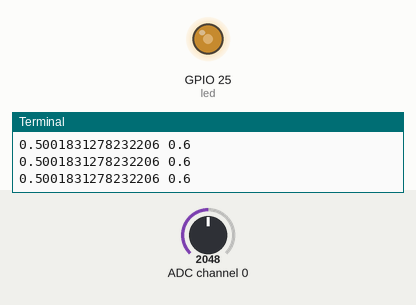
A program run on a simulated Raspberry Pi (BCM pin numbers). Shown: output pins drawn as LEDs (lit = HIGH), the last lines printed to the terminal. The inputs (shaded band) are chosen by the test bench; at power-on: ADC channel 0 = 2048 (analog values on the 0–4095 scale).

Above: at 1.2 s.
1.3 s: ADC channel 0 set to 2866
At 1.8 s:
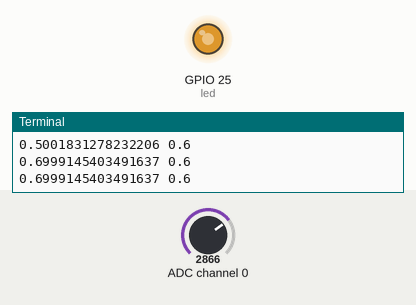
2.9 s: ADC channel 0 set to 3603
At 4.2 s:
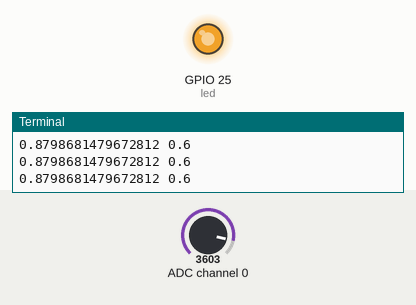
4.5 s: ADC channel 0 set to 491
At 5.7 s:
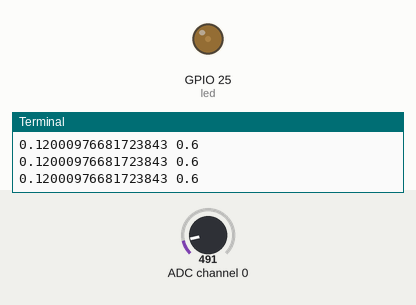
Timing chart, 0 to 7.5 s (numbered marks = the images above; inputs shaded):
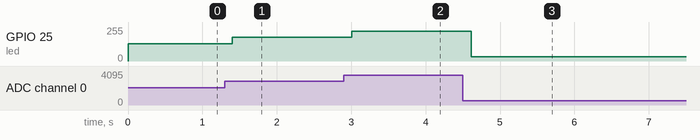

Measured:
- after the input at 1.3 s, GPIO 25 (led): 128/255 → 178/255 after 0.10 s
- after the input at 2.9 s, GPIO 25 (led): 178/255 → 224/255 after 0.11 s
- after the input at 4.5 s, GPIO 25 (led): 224/255 → 31/255 after 0.11 s

The program:

08-01-led.py
```python
from gpiozero import MCP3208, PWMLED
from time import sleep

adc0 = MCP3208(0)
led = PWMLED(25)

try:
    while True:
        inputVal0 = adc0.value
        led.value = inputVal0

        print(inputVal0, 0.6)
        sleep(0.2)

except KeyboardInterrupt:
    pass

adc0.close()
led.close()
```
